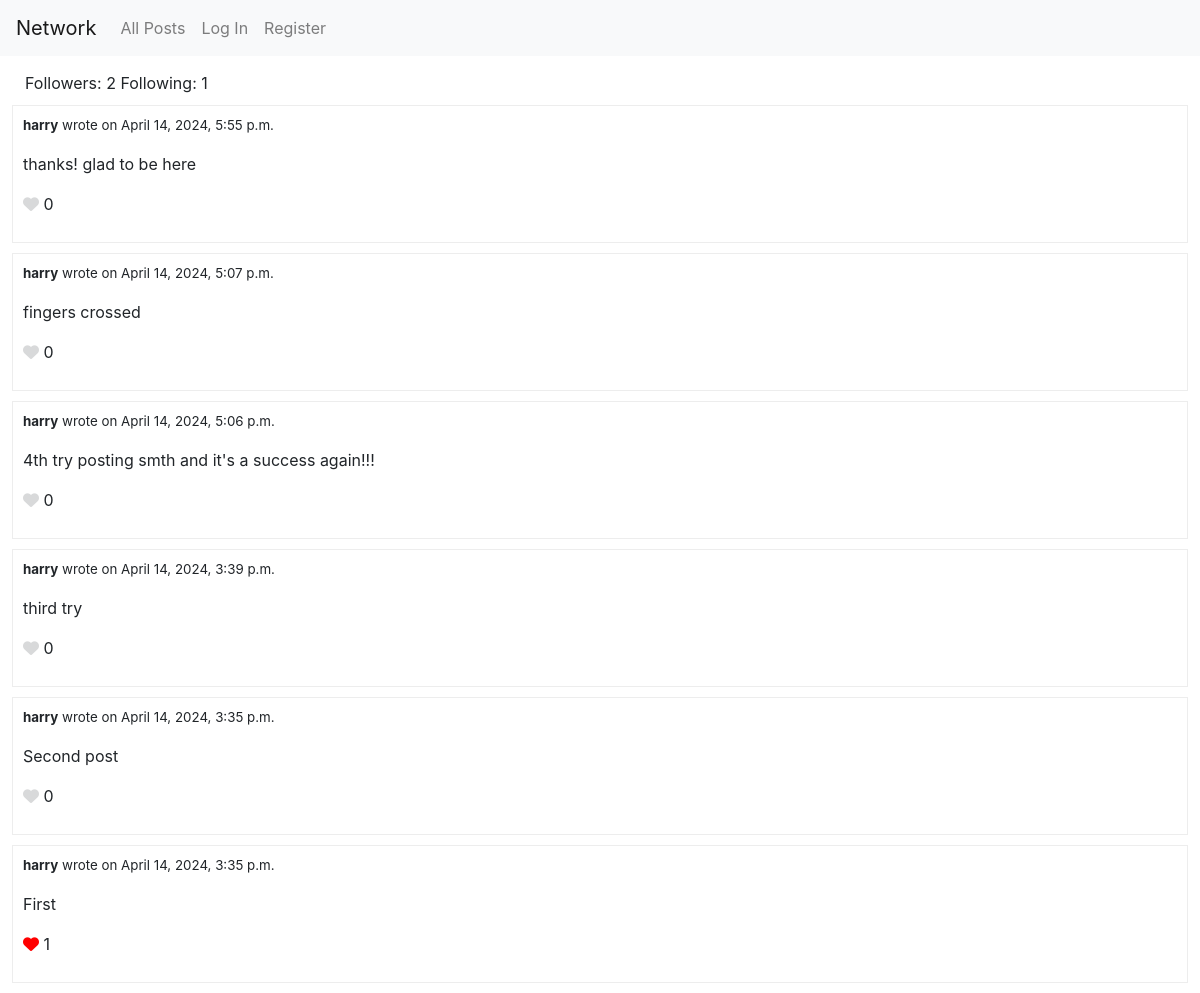
The page /profile/2 on the database its author committed.
### network/models.py (models this page shows)
class Post(models.Model):
    author = models.ForeignKey(User, on_delete=models.CASCADE, related_name="posts")
    content = models.TextField(blank=False)
    created_at = models.DateTimeField(auto_now_add=True)

class User(AbstractUser):
    followers = models.ManyToManyField('self', symmetrical=False, related_name='following', blank=True)

### network/views.py (the view)
# urls.py: path("profile/<str:user_pk>", views.profile, name="profile"),
def profile(request, user_pk):
    profile_user = get_object_or_404(User, pk=user_pk)
    posts = Post.objects.filter(author=profile_user).prefetch_related('author').order_by('-created_at')
    followers_count = profile_user.followers.count()
    following_count = profile_user.following.count()
    context = {
        "user": request.user,
        "profile_user": profile_user,
        "posts": posts,
        "followers_count": followers_count,
        "following_count": following_count
    }
    return render(request, "network/profile.html", context)

### network/templates/network/profile.html (shortened to what this page needs)
{% extends "network/layout.html" %}
{% block body %}
    <div id="follow-block">
        <div id="follow-info">Followers: <span id="followers-count">{{ followers_count }}</span> Following: {{ following_count }}</div>
    </div>
    {% if posts %}
        {% for post in posts %}
            <div class="post">
                <p class="post-info"><span class="author">{{ post.author }}</span> wrote on {{ post.created_at }}</p>
                <p>{{ post.content }}</p>
                <p class="toggle-like" onclick="likeUnlikePost('{{ post.pk }}', this)">
                    {% if post.post_likes.count > 0 %}
                    <i class="fas fa-heart" style="color: red;"></i>
                    {% else %}
                    <i class="fas fa-heart" style="color: #d8d9da;"></i>
                    {% endif %}
                    <span class="like-count">{{ post.post_likes.count }}</span>
                </p>
            </div>
        {% endfor %}
    {% else %}
        <p>No posts available.</p>
    {% endif %}
{% endblock %}

### network/static/network/styles.css (style rules this page uses)
#write-post, .post { width: 98vw; border: 1px solid #ededed; margin: 10px auto; padding: 10px; }
.post { list-style: none; }
.post-info { font-size: smaller; }
.author { font-weight: bold; }
#follow-block { display: flex; margin-top: 15px; }
#follow-info { margin-left: 25px; }
.toggle-like { cursor: pointer; }
.fa-heart { color: #d8d9da; }

### rows shown on the page
Post: author "harry", created_at "April 14, 2024, 5:55 p.m.", content "thanks! glad to be here", post_likes.count "0"
Post: author "harry", created_at "April 14, 2024, 5:07 p.m.", content "fingers crossed", post_likes.count "0"
Post: author "harry", created_at "April 14, 2024, 5:06 p.m.", content "4th try posting smth and it's a success again!!!", post_likes.count "0"
Post: author "harry", created_at "April 14, 2024, 3:39 p.m.", content "third try", post_likes.count "0"
Post: author "harry", created_at "April 14, 2024, 3:35 p.m.", content "Second post", post_likes.count "0"
Post: author "harry", created_at "April 14, 2024, 3:35 p.m.", content "First", post_likes.count "1"

### other values the page prints
{{ followers_count }} "2"
{{ following_count }} "1"
